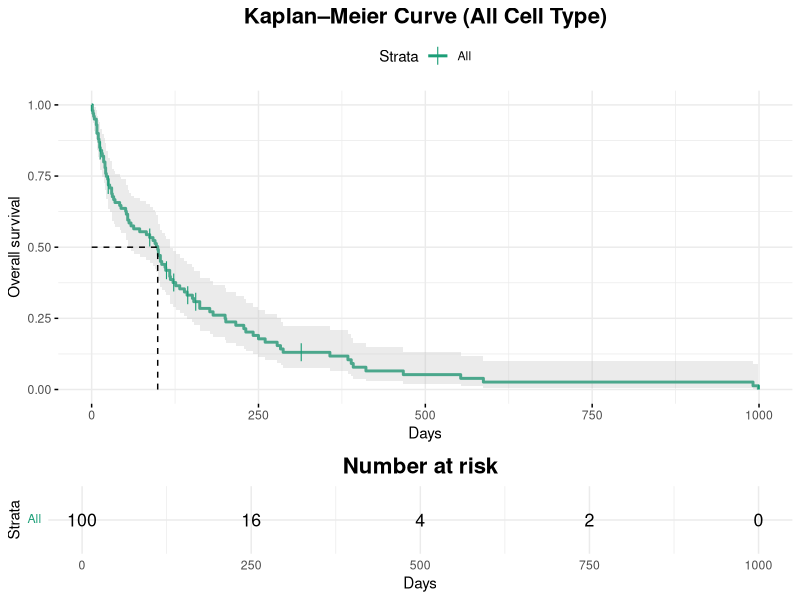
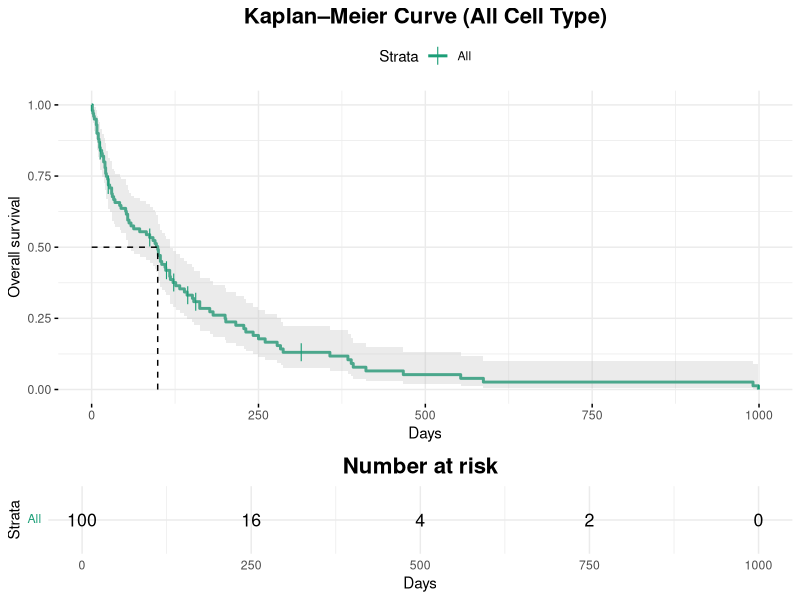

These charts were generated, in order, by the following R code: (Note: this script raises an error after producing the figures.)
#------------------------------------------------------------
# Script: onco_assess.r
# Purpose: Lung cancer survival analysis using KM, CIF, Cox
# Author: Seyed Mohammad Hesam Hosseini
# Data: onco_ds.csv
#------------------------------------------------------------
## data preparation
#------------------------------------------------------------
install.packages("tidyverse")
install.packages("survival")
install.packages("survminer")
install.packages("psych")
install.packages("cmprsk")
# loading packages
library(tidyverse)
library(survival)
library(survminer)
library(psych)
library(cmprsk) #cumulative incidence function (CIF)
library(grid)
# loading data.csv file
onco <- read_csv("onco_ds.csv") # or read.csv("d.csv")
# overview of the data
summary(onco)
# checking unique values in the columns
unique(onco$Obs)
unique(onco$Therapy)
unique(onco$Cell)
unique(onco$SurvTime)
unique(onco$Kps)
unique(onco$DiagTime)
unique(onco$Age)
unique(onco$Prior)
unique(onco$Treatment)
unique(onco$Censor)
unique(onco$Event)
# check for missing values
colSums(is.na(onco))
# missing values locations
na_locs <- which(is.na(onco), arr.ind = TRUE)
print(na_locs)
# All are in the same row, remove the row with missing values
onco1 <- onco[-na_locs[, 1], ]  # onco1 is the data.frame with no NAs
## adjusting the columns to the correct data types
# Convert Diag_Time (months) to Diag_Time_days (days)
# prior treatment to factor
# turn Event to Event_num for modeling and Event_fac for plotting
onco2 <- onco1 %>%
  mutate(
    Obs = as.integer(Obs),
    Therapy = as.factor(Therapy),
    Cell = factor(Cell),
    SurvTime = as.numeric(SurvTime),
    Kps = as.numeric(Kps),
    DiagTime = as.numeric(DiagTime),
    DiagTime_days = DiagTime * 30.44,
    # days (30 or 30.44/month) depending on the study
    Age = as.numeric(Age),
    Prior = ifelse(Prior == 0, 0, 1), #or Prior = ifelse(Prior > 0, 1, 0)
    Prior = as.factor(Prior), # 0 = no prior treatment, 1 = prior treatment
    Treatment = as.factor(Treatment), # 0 = standard, 1 = test
    # but this excess risk declines with age. In contrast,
    Censor = as.numeric(Censor),
    Event2 = ifelse(Censor == 1, 0, 1),
    Kps_cat = case_when( 
      Kps < 60            ~ "<60",
      Kps >= 60 & Kps <= 80 ~ "60-80",
      Kps > 80            ~ ">80"
    ), # Clinical performance classification
    Kps_cat = factor(Kps_cat, levels = c("<60","60-80",">80")),
    Event_num = as.numeric(Event), # for modeling
    Event_fac = factor(Event, levels = c(0, 1), labels = c("censored", "event"))
  )
onco2 <- as.data.frame(onco2) #data.frame instead of a tibble throughout
view(onco2) # having data frame in viewer
# to check data types of columns and general structure of the data
str(onco2)
#--------------------------------------------------------------------
## Exercise 1. what was the maximum survival time for the cell type adeno?
#--------------------------------------------------------------------
onco2 %>% 
  filter(Cell == "adeno") %>%
  summarise(max_survtime = max(SurvTime, na.rm = TRUE))
# or
max(onco2$SurvTime[onco2$Cell == "adeno"], na.rm = TRUE)
#or
with(onco2, max(SurvTime[Cell == "adeno"], na.rm = TRUE))
# survival time max for all cell type/ comparitive analysis are always better
tapply(onco2$SurvTime, onco2$Cell, max, na.rm = TRUE)
# Or
max_survival <- onco2 %>%
  group_by(Cell) %>%
  summarise(Max_Surv = max(SurvTime, na.rm = TRUE))
print(max_survival)
#---------------------------------------------------------------------
## Exercise 2. what is the average age of subjects in this study?
#---------------------------------------------------------------------
onco2 %>%
  summarise(AvgAge = mean(Age, na.rm = TRUE))
# or
mean(onco2$Age, na.rm = TRUE)
# average age for all cell types
tapply(onco2$Age, onco2$Cell, mean, na.rm = TRUE,)
#---------------------------------------------------------------------
## Exercise 3. which cell type appeared the most during this study?
#---------------------------------------------------------------------
onco2 %>%
  group_by(Cell) %>%
  summarise(Count = n()) %>%
  arrange(desc(Count)) %>%
  slice(1)
# or
onco2 %>%
  count(Cell, sort = TRUE)
# or
sort(summary(onco2$Cell), decreasing = TRUE)
#---------------------------------------------------------------------
## Exercise 4. Calculate descriptive statistics for all numeric variables
#---------------------------------------------------------------------
summary(onco2[, sapply(onco2, is.numeric)])
# more detailed (standard deviation, skewness, kurtosis, etc.):
psych::describe(onco2 [, sapply(onco2, is.numeric)])
# cell types group-wise summaries
onco2 %>% group_by(Cell) %>%
  summarise(across(where(is.numeric), ~mean(.x, na.rm = TRUE)))
#---------------------------------------------------------------------
## Exercise 5.Survival analysis/assess survival time (variable SurvTime)
## Based on the cancerous cells (var Cell)Consider applying survival functions
## kaplan meier quartiles
##cumulative incidence function
##cox regression
#----------------------------------------------------------------------
# Create survival object for reuse across multiple models
#----------------------------------------------------------------------
surv_obj <- Surv(time = onco2$SurvTime, event = onco2$Event_num)
head(surv_obj) # just to check if the object is created correctly
#----------------------------------------------------------------------
# Plotting the overall Kaplan-Meier survival curves
#---------------------------------------------------------------------
surv_all <- surv_fit(surv_obj ~ 1, data = onco2)
# plotting
km_all_plot <- ggsurvplot(
  fit = surv_all,              # your survfit object
  data = onco2,                 # your data frame
  xlab = "Days",                # x‐axis label
  ylab = "Overall survival",    # y‐axis label
  title = "Kaplan–Meier Curve (All Cell Type)",
  conf.int = TRUE,                  # add confidence band
  risk.table = TRUE,                  # add risk table underneath
  surv.median.line = "hv", # add horizontal+vertical median (50%) lines
  censor.shape = 124,                   # small tick marks for censored pts
  palette = "Dark2",               # same color palette you were using
  ggtheme = theme_minimal() +      # base theme
    theme(
      plot.title      = element_text(hjust = 0.5, face = "bold", size = 16),
      legend.position = "top"
    ) #+
  #xlim = c(0, 200), # main plot x‑axis limits
)
km_all_plot
# save the plot
jpeg("km_all_plot.jpeg", width = 8, height = 12, units = "in", res = 300)
print(km_all_plot)    # prints both plot & risk table
dev.off()
# overall KM quartiles (25%, 50%, 75%)
km_q <- survfit(Surv(SurvTime, Event_num) ~ 1, data = onco2)
quantile(km_q, probs = c(0.25, 0.5, 0.75))
#---------------------------------------------------------------------
# probability of overal surviving beyond a certain number of days
#---------------------------------------------------------------------
summary(surv_all, times = c(0, 50, 100, 200, 300))
#---------------------------------------------------------------------
# Plotting the Kaplan-Meier survival curves by cell type
#---------------------------------------------------------------------
km_by_cell <- survfit(surv_obj ~ Cell, data = onco2)
km_by_cell
names(km_by_cell$strata) <- levels(onco2$Cell)
# to make table for km_by_cell
km_by_cell
# drawing the plot
km_cell_plot <- ggsurvplot(
  fit = km_by_cell,
  data = onco2,
  xlab = "Days",
  ylab = "Overall survival",
  title = "Kaplan-Meier Curve For Each Cell Type",
  conf.int = TRUE,
  surv.median.line = "hv",
  pval = TRUE, # survdiff() function/ log-rank test p-value
  pval.method = TRUE, # show p-value for log-rank test
  risk.table = TRUE,
  palette = "Dark2",
  break.time.by = 100,
  ggtheme = theme_minimal() +
    theme(plot.title = element_text(hjust = 0.5, face  = "bold", size  = 16),
          legend.position = "top")
)
km_cell_plot
# save the plot
jpeg("km_cell_plot.jpeg", width = 8, height = 12, units = "in", res = 300)
print(km_cell_plot)    # prints both plot & risk table
dev.off()
#probability of surviving beyond a certain number of days in each cell type
km_summary <- summary(km_by_cell, times = c(50, 100))
km_summary
surv_median(km_by_cell)
#KM quartiles (25%, 50%, 75%)
km_by_cell <- survfit(Surv(SurvTime, Event_num) ~ Cell, data = onco2)
quantile(km_by_cell, probs = c(0.25, 0.5, 0.75))
#----------------------------------------------------------------------
###cumulative incidence function (CIF)###
# Fine–Gray's method (non-parametric cumulative incidence)
#critical in oncology, where multiple causes of death are common
#account competing risks while KM ignore competing risks.
#----------------------------------------------------------------------
#======================================================
# Cumulative Incidence Function Analysis by Cell Group
#======================================================
ci <- cuminc(ftime = onco2$SurvTime,
             fstatus = onco2$Event_num,
             # event status (0=censored, 1=event)
             group = onco2$Cell)

# Examine the structure of the result
print(ci)
# cuminc() adds a " 1" suffix to the names, we want to remove it
cause1_indices <- grep(" 1$", names(ci))
ci_cause1 <- ci[cause1_indices] # making a List Subset
# simplify names (remove the " 1" suffix for clarity)
names(ci_cause1) <- sub(" 1$", "", names(ci_cause1))

# Plot CIF curves for primary event by Cell group using base R
plot(ci_cause1, 
     xlab = "Time", ylab = "Cumulative Incidence",
     main = "CIF of Primary Event by Cell Type",
     lty = 1:length(ci_cause1), col = 1:length(ci_cause1))

# Save the base R CIF plot as a high-resolution JPEG
jpeg("CIF_by_Cell_baseR.jpeg", width = 12, height = 10, units = "in", res = 300)
plot(ci_cause1, 
     xlab = "Time", ylab = "Cumulative Incidence", 
     main = "CIF of Primary Event by Cell Type",
     lty = 1:length(ci_cause1), col = 1:length(ci_cause1))
dev.off()
# Extract time and CIF estimates for each Cell group
cif_list <- lapply(seq_along(ci_cause1), function(i) {
  data.frame(time = ci_cause1[[i]]$time,
             CIF  = ci_cause1[[i]]$est,
             Cell = names(ci_cause1)[i])
})
cif_df <- bind_rows(cif_list)

# Preview
head(cif_df)
# Remove duplicate time points per group
cif_df <- cif_df %>%
  group_by(Cell, time) %>%
  slice_tail(n = 1) %>%
  ungroup()

# Sort the data by group and time
cif_df <- arrange(cif_df, Cell, time)
# Plot CIF curves using ggplot2
cif_plot <- ggplot(cif_df, aes(x = time, y = CIF, color = Cell)) +
  geom_step(size = 1) +  # step function for CIF
  labs(title = "Cumulative Incidence of Primary Event by Cell Type",
       x = "Time",
       y = "Cumulative Incidence Probability") +
  theme_minimal() +
  theme(plot.title = element_text(hjust = 0.5))  # center the title

# Display the ggplot
print(cif_plot)
# Save the ggplot as a high-resolution JPEG
ggsave("CIF_by_Cell_ggplot.jpeg", plot = cif_plot, width = 12,
       height = 10, units = "in", dpi = 300)
# Export the CIF data to a CSV file
write.csv(cif_df, "CIF_estimates_by_Cell.csv", row.names = FALSE)
#======================================================================
# Analysis by Cell Group using Event2 as the competing event
#======================================================================
# 1- Making EventType coded: 1 = primary, 2 = competing, 0 = censored
onco2 <- onco2 %>%
  mutate(
    EventType = case_when(
      Event_num == 1 ~ 1,      # primary event
      Event2     == 1 ~ 2,      # competing event
      TRUE           ~ 0       # censored
    )
  )

# 2- adjusting multiple causes: cumulative incidence (both causes) by Cell group
ci_fit <- with(onco2, cuminc(ftime   = SurvTime,
                             fstatus = EventType,
                             group   = Cell,
                             cencode = 0) # 0 =censored
)

# Print the list names: each element is "<Cell> <cause>"
print(names(ci_fit))

# 3- Plot with base R (all causes & groups)
# drawing one curve per (Cell × cause)
jpeg("CIF_baseR_all_causes.jpeg", width = 6, height = 5, units = "in", res = 300)
plot(ci_fit,
     xlab = "Days",
     ylab = "Cumulative incidence",
     main = "CIF by Cell Type and Cause",
     lty = 1:length(ci_fit),
     col = rep(1:length(levels(onco2$Cell)), each = 2)  # same color per cell, two linetypes
)
# Adding legend
legend("bottomright",
       legend = names(ci_fit),
       lty    = 1:length(ci_fit),
       col    = rep(1:length(levels(onco2$Cell)), each = 2),
       cex    = 0.8
)
dev.off()
# 4a) pick only the elements whose names end in “ 1” or “ 2”
ci_names <- grep(" [12]$", names(ci_fit), value = TRUE)
# 4b) loop & row-bind each into a data.frame
cif_df <- data.frame(
  time  = numeric(0),
  cif   = numeric(0),
  Cell  = character(0),
  Cause = character(0),
  stringsAsFactors = FALSE
)

for(nm in ci_names) {
  obj   <- ci_fit[[nm]]
  parts <- strsplit(nm, " ")[[1]]
  tmp   <- data.frame(
    time  = obj$time,
    cif   = obj$est,
    Cell  = parts[1],
    Cause = parts[2],
    stringsAsFactors = FALSE
  )
  cif_df <- rbind(cif_df, tmp)
}

# 4c) label the causes
cif_df$Cause <- factor(
  cif_df$Cause,
  levels = c("1", "2"),
  labels = c("Primary event", "Competing event")
)

# 4d) remove duplicate (pre-jump) rows, keeping only the post-jump value
#     by reversing, dropping duplicates, then re-reversing
rev_df <- cif_df[nrow(cif_df):1, ]
key    <- paste(rev_df$Cell, rev_df$Cause, rev_df$time, sep = "_")
uniq_rev <- rev_df[!duplicated(key), ]
cif_clean <- uniq_rev[nrow(uniq_rev):1, ]

#── 5. Export the CIF estimates ───────────────────────────────────────────────
write.csv(
  cif_clean,
  file      = "CIF_estimates_Cell_Cause.csv",
  row.names = FALSE
)

#── 6. ggplot2 step‐plot, faceted by Cell ────────────────────────────────────
cif_plot <- ggplot(cif_clean, aes(x = time, y = cif, color = Cause)) +
  geom_step(size = 1) +
  facet_wrap(~ Cell) +
  labs(
    title    = "Cumulative Incidence by Cell Type",
    subtitle = "Primary vs. Competing Events",
    x        = "Time (days)",
    y        = "Cumulative incidence",
    color    = "Event type"
  ) +
  theme_minimal() +
  theme(
    plot.title    = element_text(hjust = 0.5, face = "bold"),
    plot.subtitle = element_text(hjust = 0.5)
  )

print(cif_plot)

# Save high-res JPEG
ggsave(
  filename = "CIF_by_Cell_facet_ggplot.jpeg",
  plot     = cif_plot,
  width    = 8, height = 6,
  units    = "in", dpi = 300
)
#----------------------------------------------------------------------
#*** since we have a single event type (no true competing risk)
#*** => can't apply multiple cause-specific deaths/events tests
#----------------------------------------------------------------------
# Pairwise log‑rank tests (multiple‑comparison adjustment)
#---------------------------------------------------------------------
# Pairwise log-rank test: Cell types
pairwise_res_cell <- pairwise_survdiff(
  Surv(SurvTime, Event_num) ~ Cell, # or Kps
  data            = onco2,
  p.adjust.method = "bonferroni"   # or "BH", "fdr", etc.
)
# View the matrix of chi‑square stats and adjusted p‑values:
pairwise_res_cell$TABLE    # chi‑square statistics
pairwise_res_cell$p.value    # adjusted p‑value matrix
# If you want a compact table of pairwise p’s:
print(pairwise_res_cell$p.value)
# Save the pairwise comparison results to a CSV file
write.csv(pairwise_res_cell$p.value,
          "pairwise_comparisons_cells.csv", row.names = TRUE)
#----------------------------------------------------------------------
# perform pairwise log-rank tests for KPS categories
pairwise_res_kps <- pairwise_survdiff(
  Surv(SurvTime, Event_num) ~ Kps_cat,
  data            = onco2,
  p.adjust.method = "bonferroni" # or "BH", "holm", etc.
)
pairwise_res_kps$p.value  # chi‑square statistics
pairwise_res_kps$TABLE    # adjusted p‑value matrix
print(pairwise_res_kps$p.value) # compact table of pairwise p’s
# Save the pairwise comparison results to a CSV file
write.csv(pairwise_res_kps$p.value,
          "pairwise_comparisons_kps.csv", row.names = TRUE)
#======================================================================
##################### adjusted survival model #########################
#======================================================================
# Estimating the effect of one variable While controlling for others
#---------------------------------------------------------------------
### Proportional Hazards Model (Cox Model) ###
#---------------------------------------------------------------------
multi_cox <- coxph(
  Surv(SurvTime, Event_num) ~
    Cell + Therapy + Prior + Age + DiagTime_days + Kps_cat,
  data = onco2,
  # kept "adeno" as the reference - most clinically common
  #data = transform(onco2,
  #Cell = relevel(Cell, ref = "large"))
)
summary(multi_cox) #shows coefficients, HRs, CIs, p‑values
# cox model plots
ph_test <- cox.zph(multi_cox) # test proportional hazards assumption
# Save the forest plot with specified dimensions and resolution
jpeg("Cox Model.jpeg", width = 10, height = 14, units = "in", res = 500)
par(mfrow = c(3, 2))
plot(ph_test)
dev.off()

# Create and save a forest plot of adjusted HRs
forplot <- ggforest(
  multi_cox,
  data       = onco2,
  main       = "Cox Proportional Hazards Model for Survival Analysis",
  cpositions = c(0.02, 0.15, 0.35),
  fontsize   = 1.0,
  noDigits   = 3
)
print(forplot)
ggsave(
  filename = "multi_cox_forest_plot.jpeg",
  plot     = forplot,
  width    = 10,    # inches
  height   = 12,    # inches
  dpi      = 300
)
#----------------------------------------------------------------------
# Proportional‑Hazards (PH) Assumption :
# Grambsch-Therneau test (using Schoenfeld residuals)
#---------------------------------------------------------------------
# Perform Schoenfeld residuals test
p_schoen <- ggcoxzph(ph_test)
p_schoen

# plot Schoenfeld residuals for each covariate
jpeg("schoenfeld_residuals.jpeg",
     width = 10, height = 16, units = "in", res = 500)
print(p_schoen)
dev.off()
#----------------------------------------------------------------------
# Interpretation of the global test:
# - Null hypothesis: all covariate effects remain constant over time.
# - p < 0.05 indicates violation of the PH assumption.
# - In results, Cell and Kps_cat, don't show significant proportionality.
# we have 3 aproaches in PH Violation Handling :
# 1- Including Time-Dependent Covariates (assess effect modification)
# 2- Using Alternative Survival Analysis Models (eg. accelerated failure time)
# 3- Stratified Models
#----------------------------------------------------------------------
# I chose Stratified Models because Cell and Kps_cat variables are categorical
#----------------------------------------------------------------------
# Fit a Cox model stratified by Cell and Kps_cat (no HR estimated for those)
# Stratified Cox model
# 1. Run stratified Cox model
strat_cox <- coxph(
  Surv(SurvTime, Event_num) ~
    Therapy + Prior + Age + DiagTime_days + strata(Kps_cat) + strata(Cell),
  data = onco2
)
summary(strat_cox)

# Check PH again for non‑stratified terms only
ph_strat_test <- cox.zph(strat_cox)
print(ph_strat_test)
plot(ph_strat_test)              # base‑R Schoenfeld plots

# Save the stratified model’s Schoenfeld plots
jpeg(
  filename = "schoenfeld_residuals_stratified.jpeg",
  width    = 10,
  height   = 10,
  units    = "in",
  res      = 500,
)
par(mfrow = c(2, 2))  # Adjust based on number of covariates
plot(ph_strat_test)
mtext(
  text = "Schoenfeld Residuals Test for Stratified Cox Model", 
  side = 3,
  line =  -2,
  outer = TRUE,
  cex  = 1.5
)
p_glob <- signif(ph_strat_test$table["GLOBAL", "p"], 3)
mtext(
  text = paste0("Global p_value: ", p_glob),
  side = 3,
  line = -4,
  outer = TRUE,
  cex  = 1.2
)
dev.off()
#----------------------------------------------------------------------
# Risk-Adjusted Survival Curves by cell
#----------------------------------------------------------------------
#continuous variables (their averages),  overall proportion (for factors)
cox_adj <- coxph(
  Surv(SurvTime, Event_num) ~
    Cell + Therapy + Prior + Age + DiagTime_days + Kps_cat,
  data = onco2
)
# Drawing risk‑adjusted survival curves for 'Cell'
ggadj <- ggadjustedcurves(
  fit      = cox_adj,
  data     = onco2,
  variable = "Cell",
  method   = "average", # average over all other covariates
  palette  = "Dark2",
  xlab     = "Days",
  ylab     = "Adjusted Survival",
  title    = "Risk‑Adjusted Survival by Cell Type"
)
# 5) Inspect the result
print(ggadj)
# 6) Save it to disk
ggsave(
  filename = "risk_adjusted_survival.jpeg",
  plot     = ggadj,
  width    = 8,
  height   = 6,
  dpi      = 300
)
#-----------------------------------------------------------
# Fit Cox model testing whether Age modifies the Cell effect
#-----------------------------------------------------------
cox_int <- coxph( # intraction
  Surv(SurvTime, Event_num) ~
    Cell * Age +    # main effects + interaction
    Therapy + Prior + DiagTime_days + Kps_cat,
  data = onco2
)
# we can chage the reference:
# onco2$Cell <- relevel(onco2$Cell, ref = "small")
# cox_int2 <- coxph(....)
# Summarize interaction model
summary(cox_int)
# Test overall significance of the interaction
anova_res <- anova(coxph(
  Surv(SurvTime, Event_num) ~
    Cell + Age + Therapy + Prior + DiagTime_days + Kps_cat,
  data = onco2
), cox_int)
print(anova_res)
# 1) Create a fine grid of ages
ages <- seq(
  from = min(onco2$Age),
  to   = max(onco2$Age),
  length.out = 100
)
# 2) Build newdata for each Cell × age, others at reference
newdata2 <- expand.grid(
  Cell           = levels(onco2$Cell),
  Age            = ages,
  Therapy        = levels(onco2$Therapy)[1],
  Prior          = levels(onco2$Prior)[1],
  DiagTime_days  = mean(onco2$DiagTime_days),
  Kps_cat        = levels(onco2$Kps_cat)[1]
)

# 3) Get linear predictor + SE from the interaction model
lp <- predict(cox_int, newdata2, type = "lp", se.fit = TRUE)

# 4) Compute hazard ratios vs. reference Cell = "adeno" at each age
newdata2$HR      <- exp(lp$fit)
newdata2$HR_lo   <- exp(lp$fit - 1.96*lp$se.fit)
newdata2$HR_hi   <- exp(lp$fit + 1.96*lp$se.fit)

# 5) Normalize so that at each age the adeno HR = 1
newdata2 <- newdata2 %>%
  group_by(Age) %>%
  mutate(
    refHR = HR[Cell == "adeno"],
    HR_rel = HR / refHR,
    HR_lo_rel = HR_lo / refHR,
    HR_hi_rel = HR_hi / refHR
  )

# 6) Plot
age_hr <- ggplot(newdata2, aes(x = Age, y = HR_rel, color = Cell, fill = Cell)) +
  geom_line() +
  geom_ribbon(aes(ymin = HR_lo_rel, ymax = HR_hi_rel), alpha = 0.2, color = NA) +
  labs(
    title = "Age‑Dependent Hazard Ratio by Cell Type\n(reference = adeno)",
    x     = "Age",
    y     = "Hazard Ratio",
    color = "Cell Type",
    fill  = "Cell Type"
  ) +
  theme_minimal()
print(age_hr)

ggsave(
  filename = "age_dependent_hazard_ratio.jpeg",
  plot     = last_plot(),
  width    = 8,
  height   = 6,
  dpi      = 300
)
# Extract values at a few ages :
# ages of interest
ages <- c(40, 50, 60, 70, 80)

# extract and round Age to match exactly those values
hr_trend <- newdata2 %>%
  # Round Age to nearest integer so it matches exactly 40,50,...
  mutate(Age = round(Age)) %>%
  # keep only the rows for those ages
  filter(Age %in% ages) %>%
  select(Cell, Age, HR_rel) %>%
  # for safety, if there are duplicates take the first
  group_by(Cell, Age) %>%
  slice(1) %>%
  ungroup() %>%
  # pivot so each age is its own column
  pivot_wider(
    names_from  = Age,
    values_from = HR_rel,
    names_prefix = "HR@"
  ) %>%
  arrange(Cell)

print(hr_trend)
#***no evidence that the effect of cell type on hazard changes with patient age
#***I chose Cox PH because it allows us to model time-to-event flexibly,
# without specifying a parametric form,
# and is widely interpretable in clinical settings.
# where to put ???
# “An HR of 2 for small cell carcinoma vs adeno means patients with small cell,
# have twice the hazard of death at any point, adjusting for other covariates.
# This can inform prioritizing aggressive treatment for those subtypes.”
# "Small cell carcinoma shows a notably higher hazard than adeno in younger patients.
# but this excess risk declines with age. In contrast,
# large cell carcinoma appears safer in younger patients but risk increases with age.
# This interaction implies age modifies the effect of cell type on survival,
# and treatment decisions might need to be age-adjusted."
